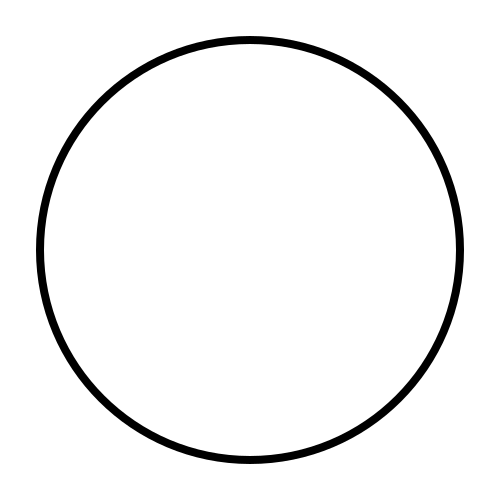
#> input picture assets/images/circle.png, 500 x 500 px
$ python -i aether.0.10.0.py   (imports and definitions only)
#> lines starting #> are read from the running program, lines starting #| are printed output that depends on the picture
#!/usr/bin/env python3
"""
AETHER v0.10.0 — VISUAL PERCEPTION (LIGHT)
"I can see simple images and let them guide my creations."

NEW IN v0.10.0:
- Visual stimulus: load an image (PNG, JPG) and extract simple features (density, symmetry, edge, etc.)
- Shared embedding space: image features (8D) same as parameter vector
- ExternalStimulus now supports load_image() method
- Command line: --image <file> to use a picture as external stimulus
- Fully backward compatible with v0.9.11 when no image provided

REQUIREMENTS:
  pip install Pillow numpy

USAGE:
  python aether_0_10_0.py --auto 100 --image circle.png
  python aether_0_10_0.py --auto 200
  python aether_0_10_0.py --generate-sample
"""

import math
import random
import time
import json
from datetime import datetime
from pathlib import Path
from typing import Dict, List, Tuple, Optional, Any, Set
from collections import deque, Counter
import numpy as np

try:
    from PIL import Image
    PIL_AVAILABLE = True
except ImportError:
    PIL_AVAILABLE = False
    print("[Warning] Pillow not installed. Image loading disabled. Install with: pip install Pillow")

# ============================================================================
# HARD CONFIGURATION (unchanged)
# ============================================================================

class HardConfig:
    MAX_ENERGY = 100
    MAX_ATTENTION = 100
    MAX_FATIGUE = 100
    MEMORY_SLOTS = 25

    ACTION_COSTS = {
        'generate': (10, 8, 0, 4),
        'explore':  (30, 20, 1, 8),
        'refine':   (8, 12, 0, 5),
        'recall':   (3, 2, 0, 1),
        'combine':  (18, 15, 1, 6),
        'rest':     (-6, -8, 0, -7),
        'forget':   (5, 3, -1, 2),
    }

    COMMITMENT_WINDOW = 6
    COMMITMENT_VIOLATION_PENALTY = {'energy': -30, 'attention': -40, 'fatigue': +25}
    COMMITMENT_THRESHOLD_CONFIDENCE = 0.7

    FAILURE_BURDEN_MAX = 100
    COST_MULTIPLIER_MAX = 2.0

    EMERGENCY_BURDEN_THRESHOLD = 70
    EMERGENCY_ENERGY_THRESHOLD = 25
    COMA_BURDEN = 100
    COMA_ENERGY = 15
    COMA_DURATION = 5

    TRAUMA_BLOCK_THRESHOLD = 0.7
    TRAUMA_BLOCK_DURATION = 20

    WORLD_MODEL_UPDATE_RATE = 0.03
    WORLD_MODEL_HIDDEN_DIM = 8
    VECTOR_DIM = 8

    FORESIGHT_STEPS = 2
    PLANNING_DISCOUNT = 0.9

    EXPLORATION_NOISE_STD = 0.12
    CURIOSITY_BONUS = 0.2

    REPETITION_PENALTY_PER_USE = 0.05
    STATE_TRANSITION_NOISE = 0.08

    ACTION_SHIFT = {
        'explore': 0.30,
        'refine': 0.10,
        'generate': 0.03,
        'combine': 0.15,
        'rest': -0.08,
        'recall': 0.0,
        'forget': 0.0
    }

    REST_COOLDOWN = 4
    REST_FATIGUE_REDUCTION = 8
    REST_ENERGY_GAIN_BASE = 7
    REST_ATTENTION_GAIN_BASE = 10
    BURDEN_RECOVERY_REST = -12

    STIMULUS_WEIGHT = 0.25
    STIMULUS_SIMILARITY_THRESHOLD = 0.1


# ============================================================================
# EXTERNAL STIMULUS (upgraded with image loading)
# ============================================================================

class ExternalStimulus:
    """
    Manages external input (from images or manual vectors).
    Now supports loading image files and extracting features.
    """

    def __init__(self, source=None):
        self.vector = None          # type: np.ndarray (normalized 8D)
        self.metadata = {}
        self.is_active = False

        if isinstance(source, str):
            if source.lower().endswith(('.png', '.jpg', '.jpeg', '.bmp')):
                self.load_image(source)
            elif source.endswith('.json'):
                self.load(source)
            else:
                self.load_vector_from_file(source)  # backward compat

    # [21 lines left out: function load, not called in this run]

    def load_image(self, image_path: str, target_size: Tuple[int, int] = (100, 100)) -> bool:
        """Extract features from image and set as stimulus vector (8D)."""
#> called with image_path = '../../assets/images/circle.png', target_size = (100, 100)
        if not PIL_AVAILABLE:
            print("[Stimulus] Pillow not installed. Cannot load image.")
            return False

        try:
            # Load grayscale
            img = Image.open(image_path).convert('L')
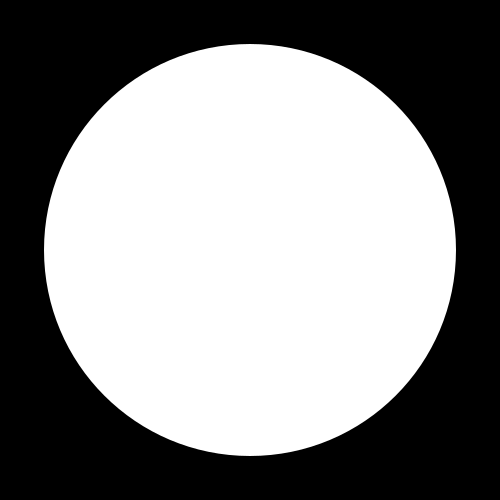
#> img: PIL image 500x500 L; min 0, max 255, mean 136
            img = img.resize(target_size, Image.Resampling.LANCZOS)
#> img: PIL image 100x100 L
            arr = np.array(img, dtype=np.float32) / 255.0
            h, w = arr.shape
#> h = 100; w = 100

            # 1. Density (mean pixel value)
            density = float(np.mean(arr))
#> density = 0.533

            # 2. Horizontal symmetry
            left = arr[:, :w//2]
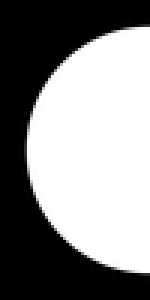
#> left: shape (100, 50) float32 (shown 3 times larger); min 0, max 1, mean 0.533
            right = np.fliplr(arr[:, w//2:])
            min_w = min(left.shape[1], right.shape[1])
#> min_w = 50
            if min_w > 0:
                h_sym = 1.0 - float(np.mean(np.abs(left[:, :min_w] - right[:, :min_w])))
#> h_sym = 1
            else:
                h_sym = 0.5

            # 3. Vertical symmetry
            top = arr[:h//2, :]
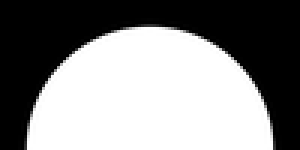
#> top: shape (50, 100) float32 (shown 3 times larger); min 0, max 1, mean 0.533
            bottom = np.flipud(arr[h//2:, :])
            min_h = min(top.shape[0], bottom.shape[0])
#> min_h = 50
            if min_h > 0:
                v_sym = 1.0 - float(np.mean(np.abs(top[:min_h, :] - bottom[:min_h, :])))
#> v_sym = 1
            else:
                v_sym = 0.5

            # 4. Edge density (gradient magnitude)
            gx = np.abs(np.diff(arr, axis=1))
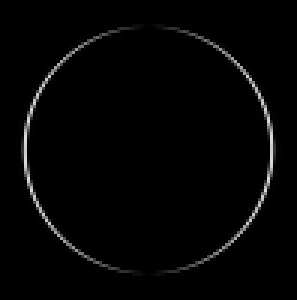
#> gx: shape (100, 99) float32 (shown 3 times larger); min 0, max 0.859, mean 0.0173
            gy = np.abs(np.diff(arr, axis=0))
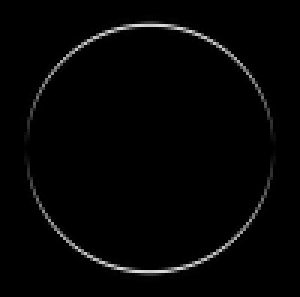
#> gy: shape (99, 100) float32 (shown 3 times larger); min 0, max 0.859, mean 0.0173
            edge_density = (np.mean(gx) + np.mean(gy)) / 2.0
#> edge_density = 0.0173

            # 5. Complexity (standard deviation)
            complexity = float(np.std(arr))
#> complexity = 0.494

            # 6. Entropy (normalized)
            hist, _ = np.histogram(arr, bins=32, range=(0,1))
#> hist = 32 values, max 5204 at index 31, min 0 at index 2, mean 312.5
            hist = hist / (hist.sum() + 1e-8)
#> hist = 32 values, max 0.52 at index 31, min 0 at index 2, mean 0.0312
            entropy = -np.sum(hist * np.log2(hist + 1e-8))
#> entropy = 1.26
            max_entropy = np.log2(32)
            entropy_norm = entropy / max_entropy if max_entropy > 0 else 0.5
#> entropy_norm = 0.252

            # 7. Horizontal balance
            left_weight = np.sum(arr[:, :w//2])
#> left_weight = 2666
            right_weight = np.sum(arr[:, w//2:])
#> right_weight = 2666.1
            if max(left_weight, right_weight) > 0:
                h_balance = min(left_weight, right_weight) / max(left_weight, right_weight)
#> h_balance = 1
            else:
                h_balance = 1.0

            # 8. Vertical balance
            top_weight = np.sum(arr[:h//2, :])
#> top_weight = 2666.1
            bottom_weight = np.sum(arr[h//2:, :])
#> bottom_weight = 2665.9
            if max(top_weight, bottom_weight) > 0:
                v_balance = min(top_weight, bottom_weight) / max(top_weight, bottom_weight)
#> v_balance = 1
            else:
                v_balance = 1.0

            # Combine into 8D vector
            features = np.array([density, h_sym, v_sym, edge_density, complexity, entropy_norm, h_balance, v_balance], dtype=np.float32)
#> features = [0.533, 1, 1, 0.0173, 0.494, 0.252, 1, 1]
            # Normalize to unit vector
            norm = np.linalg.norm(features)
#> norm = 2.14
            if norm > 0:
                features = features / norm
#> features = [0.249, 0.467, 0.467, 0.00808, 0.231, 0.118, 0.467, 0.467]

            self.vector = features
#> self.vector has the same summary as features
            self.metadata = {
                'source': 'image',
                'path': str(image_path),
                'size': target_size,
                'density': density,
                'symmetry_h': h_sym,
                'symmetry_v': v_sym,
                'edge_density': edge_density,
                'complexity': complexity,
                'entropy': entropy_norm,
                'balance_h': h_balance,
                'balance_v': v_balance
            }
            self.is_active = True
            print(f"[Stimulus] Image loaded: {image_path}")
            print(f"  Features: density={density:.3f}, h_sym={h_sym:.3f}, v_sym={v_sym:.3f}, edge={edge_density:.3f}")
#|   Features: density=0.533, h_sym=1.000, v_sym=1.000, edge=0.017
            return True

        except Exception as e:
            print(f"[Stimulus] ERROR loading image {image_path}: {e}")
            return False

    # [42 lines left out: functions load_vector_from_file, set_vector, clear, similarity, not called in this run]


# ============================================================================
# THE REST OF THE SYSTEM (unchanged from v0.9.11, but reusing classes)
# ============================================================================

# To keep file size manageable, we reuse all unchanged classes from v0.9.11.
# They are identical, so we just include them as is.

class ResourceManager:
    # [10 lines left out: function __init__, not called in this run]

    def is_coma(self) -> bool:
        return self.coma_cycles_left > 0

    # [61 lines left out: functions enter_coma, update_coma, apply_cost, regen, update_failure_burden, not called in this run]

    def can_rest(self) -> bool:
        return (self.cycle - self.last_rest_cycle) >= HardConfig.REST_COOLDOWN

    def is_emergency(self) -> bool:
        return (self.failure_burden >= HardConfig.EMERGENCY_BURDEN_THRESHOLD and
                self.energy <= HardConfig.EMERGENCY_ENERGY_THRESHOLD)

    # [4 lines left out: function get_effective_action_cost, not called in this run]


class LongTermScars:
    # [26 lines left out: functions __init__, update, not called in this run]

    def is_pattern_blocked(self, pattern: str) -> bool:
        return pattern in self.pattern_blocked_until

    def get_action_trauma_penalty(self, action: str) -> float:
        return self.action_trauma.get(action, 0) / 20.0

    # [15 lines left out: functions apply_identity_drift, get_novelty_bias, not called in this run]


class VectorMemory:
    # [42 lines left out: functions __init__, store, recall_similar, novelty, predict_score_similarity, not called in this run]


class ParamEmbedder:
    # [19 lines left out: function embed, not called in this run]


class ArtEmbedder:
    # [41 lines left out: function embed, not called in this run]


class WorldModel:
    # [52 lines left out: functions __init__, predict, predict_with_uncertainty, update, not called in this run]


class StateTransition:
    # [17 lines left out: function transition, not called in this run]


class Generator:
    PATTERNS = ['wave', 'fractal', 'cellular', 'lsystem']
    # [151 lines left out: functions __init__, generate, _draw_fractal, _cellular_automaton, _lsystem_draw, _adjust_density and 2 more, not called in this run]

    def get_params(self) -> Dict:
        return self.params.copy()


class DecisionEngine:
    # [129 lines left out: functions __init__, _evaluate_action_utility, _foresight_utility, choose_action, update_commitment, not called in this run]


class SelfModel:
    # [33 lines left out: functions __init__, update, get_override, not called in this run]


# ============================================================================
# MAIN AETHER (with image stimulus support)
# ============================================================================

class Aether:
    # [284 lines left out: functions __init__, get_feasible_actions, step, _extract_features, _compute_score, _log_step and 2 more, not called in this run]


# ============================================================================
# MAIN
# ============================================================================

# [32 lines not run here, left out]

>>> result = ExternalStimulus().load_image('../../assets/images/circle.png')
